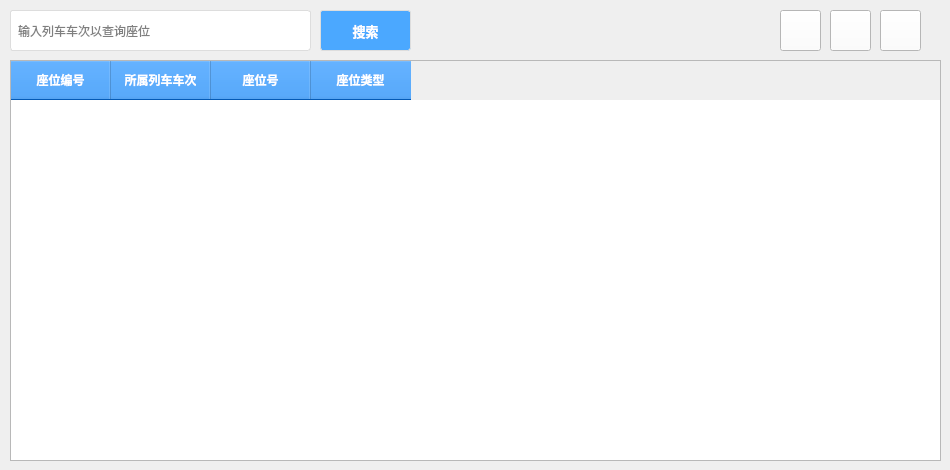
      <widget class="QWidget" name="tab_4">
       <attribute name="title">
        <string>💺座位管理</string>
       </attribute>
       <widget class="QLineEdit" name="lineEditSeatL">
        <property name="geometry">
         <rect>
          <x>10</x>
          <y>10</y>
          <width>301</width>
          <height>41</height>
         </rect>
        </property>
        <property name="styleSheet">
         <string notr="true">QLineEdit {
	padding-left: 5px;
    border: 1px solid #dddddd;
    border-radius: 3px;
    background-color: white;
}
QLineEdit:focus {
    border: 2px solid #0066FF; /* 类似原设计，但颜色可调整 */
}
QLineEdit:hover:!focus {
    border: 1px solid #000000; /* black */
}

</string>
        </property>
        <property name="text">
         <string/>
        </property>
        <property name="placeholderText">
         <string>输入列车车次以查询座位</string>
        </property>
       </widget>
       <widget class="QPushButton" name="pushButtonSeatS">
        <property name="geometry">
         <rect>
          <x>320</x>
          <y>10</y>
          <width>91</width>
          <height>41</height>
         </rect>
        </property>
        <property name="font">
         <font>
          <pointsize>10</pointsize>
          <bold>true</bold>
         </font>
        </property>
        <property name="styleSheet">
         <string notr="true">QPushButton{
    border: 1px solid #dddddd;
    border-radius: 3px;
    background-color: rgb(75, 168, 255);
	color: rgb(255,255,255);
}

QPushButton:hover {
    background-color: rgb(27, 125, 230);
}
 
QPushButton:pressed {
    background-color: #a0a0a0;
}</string>
        </property>
        <property name="text">
         <string>搜索</string>
        </property>
       </widget>
       <widget class="QPushButton" name="pushButtonAddSeat">
        <property name="geometry">
         <rect>
          <x>780</x>
          <y>10</y>
          <width>41</width>
          <height>41</height>
         </rect>
        </property>
        <property name="toolTip">
         <string>Add</string>
        </property>
        <property name="styleSheet">
         <string notr="true">QPushButton {
image: url(:/new/prefix1/image/add.png);
background-color: rgb(255, 255, 255);
padding: 8px;
}

QPushButton:hover {
border: 1px solid rgb(231, 231, 231); 
border-radius: 4px;         /* 可选：添加圆角 */
}

QPushButton:pressed {
    background-color: #e0e0e0;  
    border: 1px solid #999999;  
border-radius: 4px;         /* 可选：添加圆角 */
}</string>
        </property>
        <property name="text">
         <string/>
        </property>
       </widget>
       <widget class="QPushButton" name="pushButtonModifySeat">
        <property name="geometry">
         <rect>
          <x>830</x>
          <y>10</y>
          <width>41</width>
          <height>41</height>
         </rect>
        </property>
        <property name="toolTip">
         <string>Modify</string>
        </property>
        <property name="styleSheet">
         <string notr="true">QPushButton {
image: url(:/new/prefix1/image/modify.png);
background-color: rgb(255, 255, 255);
padding: 8px;
}

QPushButton:hover {
border: 1px solid rgb(231, 231, 231); 
border-radius: 4px;         /* 可选：添加圆角 */
}

QPushButton:pressed {
    background-color: #e0e0e0;  
    border: 1px solid #999999;  
border-radius: 4px;         /* 可选：添加圆角 */
}</string>
        </property>
        <property name="text">
         <string/>
        </property>
       </widget>
       <widget class="QPushButton" name="pushButtonDeleteSeat">
        <property name="geometry">
         <rect>
          <x>880</x>
          <y>10</y>
          <width>41</width>
          <height>41</height>
         </rect>
        </property>
        <property name="toolTip">
         <string>Delete</string>
        </property>
        <property name="styleSheet">
         <string notr="true">QPushButton {
image: url(:/new/prefix1/image/delete.png);
background-color: rgb(255, 255, 255);
padding: 8px;
}

QPushButton:hover {
border: 1px solid rgb(231, 231, 231); 
border-radius: 4px;         /* 可选：添加圆角 */
}

QPushButton:pressed {
    background-color: #e0e0e0;  
    border: 1px solid #999999;  
border-radius: 4px;         /* 可选：添加圆角 */
}</string>
        </property>
        <property name="text">
         <string/>
        </property>
       </widget>
       <widget class="QTableWidget" name="tableWidgetSeat">
        <property name="geometry">
         <rect>
          <x>10</x>
          <y>60</y>
          <width>931</width>
          <height>401</height>
         </rect>
        </property>
        <property name="styleSheet">
         <string notr="true">QHeaderView::section {
    background-color: rgb(5, 126, 255);
    padding: 8px 14px;
	color: rgb(255,255,255);
    font-weight: bold;
    border-bottom: 1px solid #dddddd;
    border-right: 1px solid #dddddd;
}</string>
        </property>
        <property name="selectionBehavior">
         <enum>QAbstractItemView::SelectionBehavior::SelectRows</enum>
        </property>
        <column>
         <property name="text">
          <string>座位编号</string>
         </property>
        </column>
        <column>
         <property name="text">
          <string>所属列车车次</string>
         </property>
        </column>
        <column>
         <property name="text">
          <string>座位号</string>
         </property>
        </column>
        <column>
         <property name="text">
          <string>座位类型</string>
         </property>
        </column>
       </widget>
      </widget>
